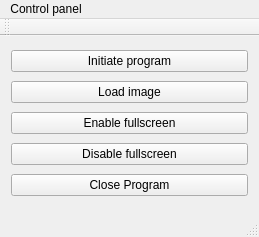
<?xml version="1.0" encoding="UTF-8"?>
<ui version="4.0">
 <class>MainWindow</class>
 <widget class="QMainWindow" name="MainWindow">
  <property name="geometry">
   <rect>
    <x>0</x>
    <y>0</y>
    <width>259</width>
    <height>237</height>
   </rect>
  </property>
  <property name="windowTitle">
   <string>Control panel</string>
  </property>
  <widget class="QWidget" name="centralWidget">
   <layout class="QVBoxLayout" name="verticalLayout_3">
    <item>
     <widget class="QPushButton" name="initProgram">
      <property name="text">
       <string>Initiate program</string>
      </property>
     </widget>
    </item>
    <item>
     <widget class="QPushButton" name="loadImage">
      <property name="text">
       <string>Load image</string>
      </property>
     </widget>
    </item>
    <item>
     <widget class="QPushButton" name="enableFullscreen">
      <property name="text">
       <string>Enable fullscreen</string>
      </property>
     </widget>
    </item>
    <item>
     <widget class="QPushButton" name="disableFullscreen">
      <property name="text">
       <string>Disable fullscreen</string>
      </property>
     </widget>
    </item>
    <item>
     <widget class="QPushButton" name="closeProgram">
      <property name="text">
       <string>Close Program</string>
      </property>
     </widget>
    </item>
   </layout>
  </widget>
  <widget class="QMenuBar" name="menuBar">
   <property name="geometry">
    <rect>
     <x>0</x>
     <y>0</y>
     <width>259</width>
     <height>25</height>
    </rect>
   </property>
   <widget class="QMenu" name="menuControl_panel">
    <property name="title">
     <string>Control panel</string>
    </property>
   </widget>
   <addaction name="menuControl_panel"/>
  </widget>
  <widget class="QToolBar" name="mainToolBar">
   <attribute name="toolBarArea">
    <enum>TopToolBarArea</enum>
   </attribute>
   <attribute name="toolBarBreak">
    <bool>false</bool>
   </attribute>
  </widget>
  <widget class="QStatusBar" name="statusBar"/>
 </widget>
 <layoutdefault spacing="6" margin="11"/>
 <resources/>
 <connections/>
</ui>
